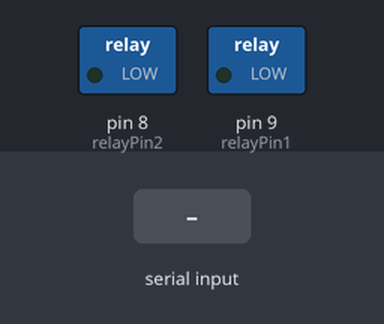
Simulated run of this sketch. Board: Arduino Uno, built with avr-gcc and run on an emulated ATmega328P. Parts: switched loads named in the sketch (green lamp = pin HIGH). The test bench sets the inputs (shaded band). What the sketch prints to the serial monitor is not drawn.

Above: at 1.2 s.
1.3 s: "1" received over Serial
At 2.1 s:
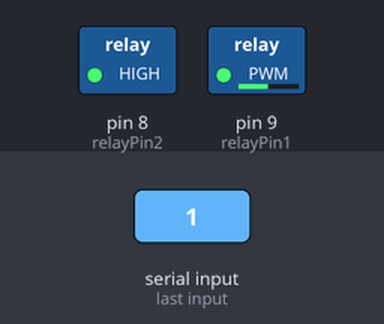
Timing chart, 0 to 32.8 s (numbered marks = the images above; inputs shaded):
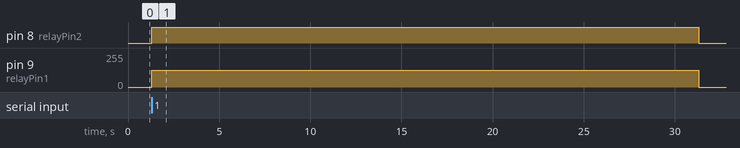

The sketch:

1.ino
```cpp
// 定义引脚
const int relayPin1 = 9; // 支持 PWM
const int relayPin2 = 8; // 不支持 PWM

// 用于记录 PWM 输出开始时间的变量
unsigned long startTime = 0;
// 标记定时器是否正在运行
bool isTimerRunning = false;
// 20秒的毫秒数 (20 * 1000)
const long duration = 30000;

void setup() {
  // 初始化串口通信，波特率设置为9600
  Serial.begin(9600);

  // 设置引脚为输出模式
  pinMode(relayPin1, OUTPUT);
  pinMode(relayPin2, OUTPUT);

  // 初始状态设为低电平（关闭）
  digitalWrite(relayPin1, LOW);
  digitalWrite(relayPin2, LOW);

  Serial.println("Arduino已就绪。请在串口监视器发送数字 '1' 来触发。");
}

void loop() {
  // 1. 检查串口是否有数据传入
  if (Serial.available() > 0) {
    // 读取传入的数据
    char receivedChar = Serial.read();

    // 2. 判断是否收到了字符 '1'，且当前定时器没有在运行
    if (receivedChar == '1' && !isTimerRunning) {
      // 引脚 9 输出 PWM 值 125
      analogWrite(relayPin1, 125);
      // 引脚 8 输出高电平 255 (因为引脚8不支持PWM)
      digitalWrite(relayPin2, HIGH);

      // 记录当前时间并启动定时器
      startTime = millis();
      isTimerRunning = true;

      Serial.println("收到信号 '1'，引脚9输出PWM(125)，引脚8输出高电平，持续20秒。");
    }
  }

  // 3. 检查20秒是否已经过去（非阻塞式延时）
  if (isTimerRunning && (millis() - startTime >= duration)) {
    // 时间到，将引脚拉低
    digitalWrite(relayPin1, LOW);
    digitalWrite(relayPin2, LOW);

    // 停止定时器
    isTimerRunning = false;

    Serial.println("20秒结束，引脚已关闭。");
  }
}
```

Measured:
- after the input at 1.3 s, pin 8 (relayPin2): LOW → HIGH at once, → LOW 30.0 s later; pin 9 (relayPin1): 0/255 → 125/255 at once, → 0/255 30.0 s later
